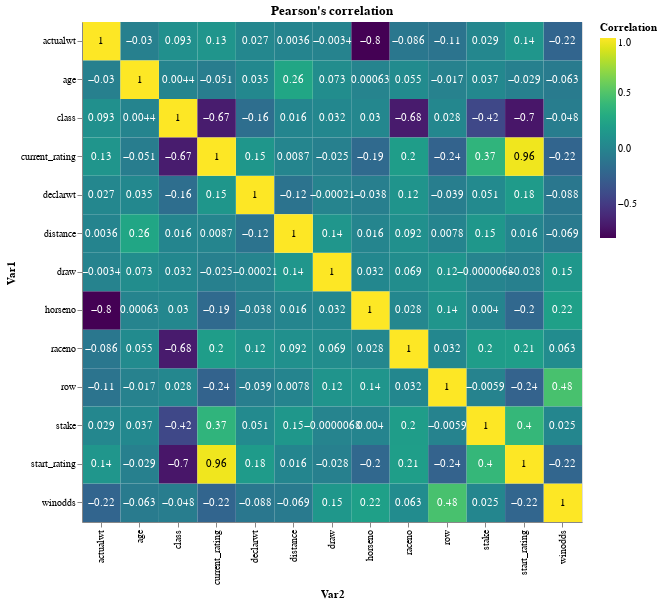

The cell this chart's notebook holds for it:
### Markdown cell above
### Correlation Heat Map

### Code cell
vehicles_corr = train_data.corr().reset_index().rename(columns = {'index':'Var1'}).melt(id_vars = ['Var1'],
                                                                                    value_name = 'Correlation',
                                                                                    var_name = 'Var2')
base = alt.Chart(vehicles_corr).encode(
    alt.Y('Var1:N'),
    alt.X('Var2:N')
) 

heatmap = base.mark_rect().encode(
     alt.Color('Correlation:Q',
                scale=alt.Scale(scheme='viridis'))
)

text = base.mark_text(baseline='middle').encode(
    text=alt.Text('Correlation:Q', format='.2'),
    color=alt.condition(
        alt.datum.Correlation >= 0.90,
        alt.value('black'),
        alt.value('white')
    )
)

(heatmap + text).properties(
    width = 500,
    height = 500,
    title = "Pearson's correlation"
)
#change the values to look at different feature correlations

### Figure 1 — Vega-Lite specification as saved in the notebook (floating-point values rounded to 4 significant figures; data arrays with more than 128 entries replaced by an {"elided": "..."} marker saying what was removed)
{"$schema": "https://vega.github.io/schema/vega-lite/v3.4.0.json", "config": {"mark": {"tooltip": null}, "view": {"height": 300, "width": 400}}, "data": {"name": "data-46dc9a750c3dee0b21bfadc5252c1e04"}, "datasets": {"data-46dc9a750c3dee0b21bfadc5252c1e04": {"elided": "169 records"}}, "height": 500, "layer": [{"encoding": {"color": {"field": "Correlation", "scale": {"scheme": "viridis"}, "type": "quantitative"}, "x": {"field": "Var2", "type": "nominal"}, "y": {"field": "Var1", "type": "nominal"}}, "mark": "rect"}, {"encoding": {"color": {"condition": {"test": "(datum.Correlation >= 0.9)", "value": "black"}, "value": "white"}, "text": {"field": "Correlation", "format": ".2", "type": "quantitative"}, "x": {"field": "Var2", "type": "nominal"}, "y": {"field": "Var1", "type": "nominal"}}, "mark": {"baseline": "middle", "type": "text"}}], "title": "Pearson's correlation", "width": 500}
